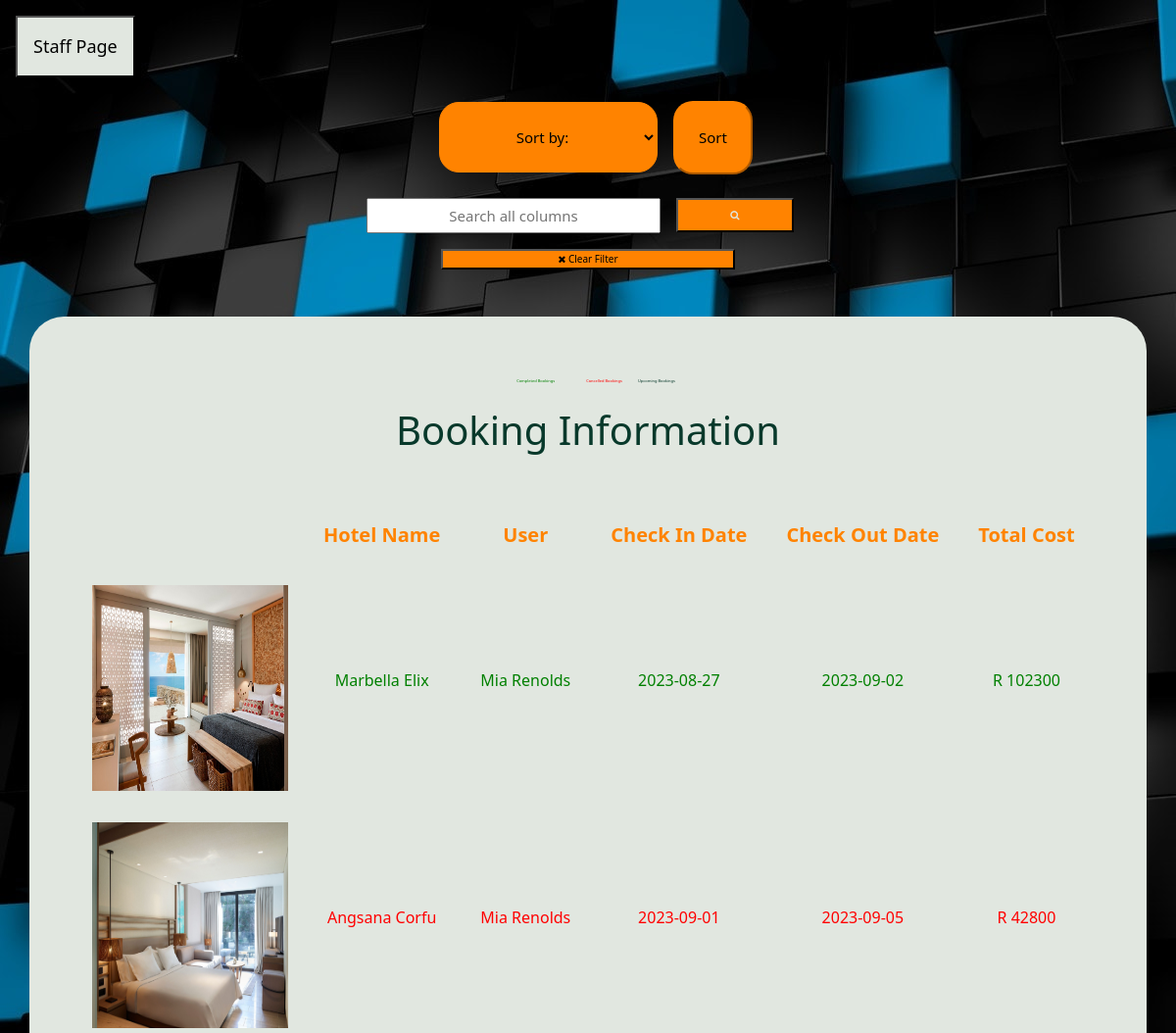
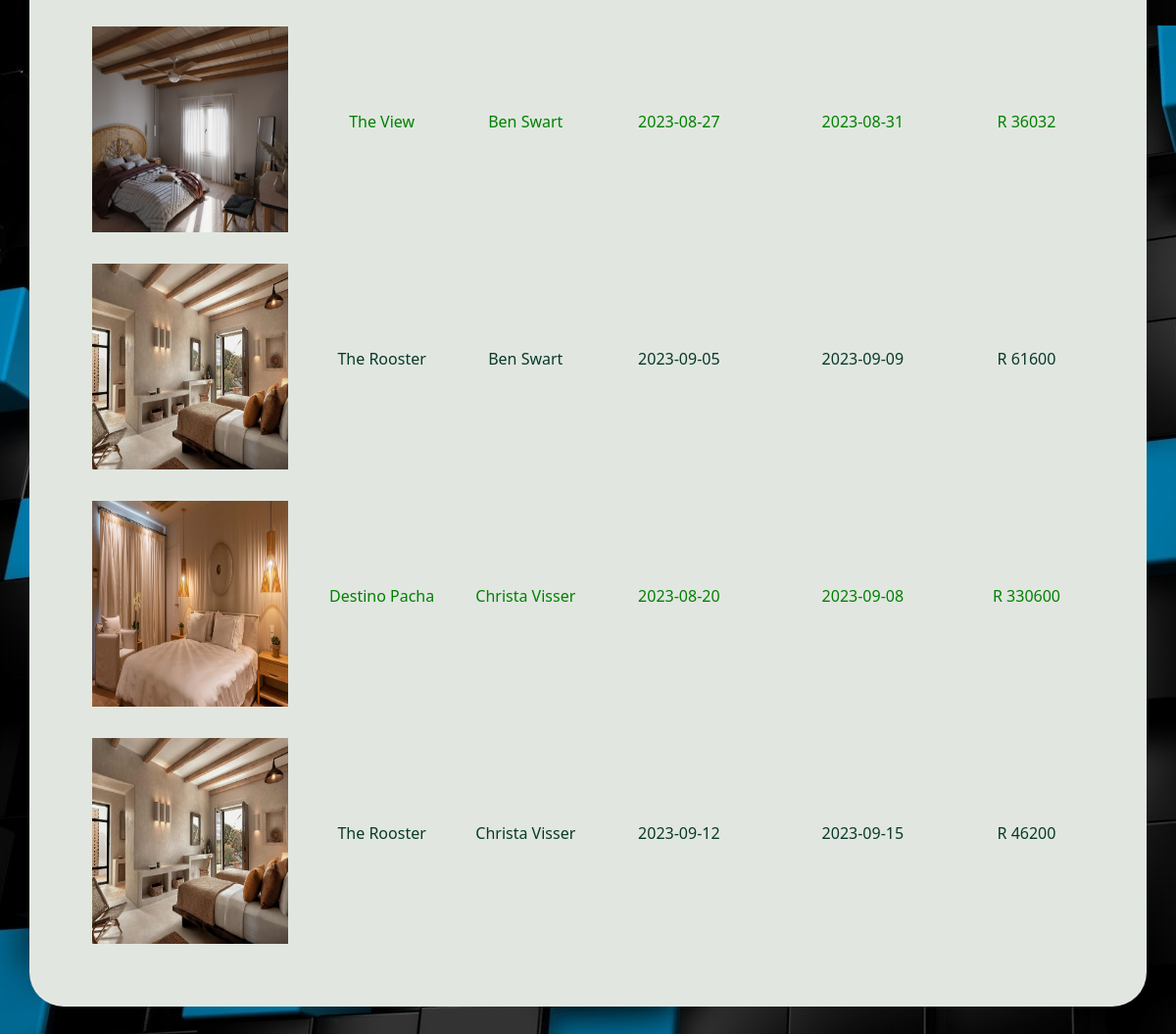
The page /php/staff/viewBooking.php on the database its author committed (2 pictures, top to bottom).
### tables this page shows
CREATE TABLE `hotels` (
  `hotel_id` int(11) NOT NULL,
  `name` varchar(255) NOT NULL,
  `pricePerNight` int(11) NOT NULL,
  `thumbnail` longblob NOT NULL,
  `features` text NOT NULL,
  `type` varchar(255) NOT NULL,
  `beds` int(25) NOT NULL,
  `rating` int(25) NOT NULL,
  `address` varchar(255) NOT NULL
);

CREATE TABLE `users` (
  `user_id` int(11) NOT NULL,
  `username` varchar(255) NOT NULL,
  `fullname` varchar(255) NOT NULL,
  `address` varchar(255) NOT NULL,
  `password` varchar(30) NOT NULL,
  `email` varchar(255) NOT NULL,
  `phoneNumber` varchar(25) NOT NULL
);

CREATE TABLE `booking` (
  `bookingNo` int(11) NOT NULL,
  `user_id` int(11) DEFAULT NULL,
  `hotel_id` int(11) DEFAULT NULL,
  `checkInDate` date DEFAULT NULL,
  `checkOutDate` date DEFAULT NULL,
  `totalCost` int(11) DEFAULT NULL,
  `cancelled` tinyint(1) DEFAULT NULL,
  `completed` tinyint(1) DEFAULT NULL,
  `bookingDate` date DEFAULT NULL
);

### php/functions.php (the view, shortened to what this page needs)
<?php
function db_connect()
{
    $mysqli = mysqli_init();
    return $mysqli;
}
function staffViewBookings()
{
    $mysqli = db_connect();
    if (isset($_POST['sortUserButton']) || isset($_POST['search'])) {
        $sortOption = $_POST['sortUsers'];
        $searching = $_POST['search'];
        if ($sortOption === 'sortUsersA-daysA') {
            $query = "SELECT b.*, u.fullname, h.name, h.thumbnail, h.address
            FROM booking b
            INNER JOIN users u ON b.user_id = u.user_id
            INNER JOIN hotels h ON b.hotel_id = h.hotel_id
            ORDER BY DATEDIFF(checkOutDate, checkInDate) DESC";
        } elseif ($sortOption === 'sortUsersA-daysD') {
            $query = "SELECT b.*, u.fullname, h.name, h.thumbnail, h.address
            FROM booking b
            INNER JOIN users u ON b.user_id = u.user_id
            INNER JOIN hotels h ON b.hotel_id = h.hotel_id
            ORDER BY DATEDIFF(checkOutDate, checkInDate)";
        } elseif ($sortOption === 'sortUsersA-totalCostA') {
            $query = "SELECT b.*, u.fullname, h.name, h.thumbnail, h.address
            FROM booking b
            INNER JOIN users u ON b.user_id = u.user_id
            INNER JOIN hotels h ON b.hotel_id = h.hotel_id
            ORDER BY totalCost";
        } elseif ($sortOption === 'sortUsersA-totalCostD') {
            $query = "SELECT b.*, u.fullname, h.name, h.thumbnail, h.address
            FROM booking b
            INNER JOIN users u ON b.user_id = u.user_id
            INNER JOIN hotels h ON b.hotel_id = h.hotel_id
            ORDER BY totalCost DESC";
        } elseif ($sortOption === 'sortUsersA-bookingsD') {
            $query = "SELECT b.*, u.fullname, h.name, h.thumbnail, h.address
            FROM booking b
            INNER JOIN users u ON b.user_id = u.user_id
            INNER JOIN hotels h ON b.hotel_id = h.hotel_id
            ORDER BY bookingNo DESC";
        } elseif ($sortOption === 'sortUsersA-bookings') {
            $query = "SELECT b.*, u.fullname, h.name, h.thumbnail, h.address
            FROM booking b
            INNER JOIN users u ON b.user_id = u.user_id
            INNER JOIN hotels h ON b.hotel_id = h.hotel_id
            ORDER BY bookingNo";
        } elseif ($sortOption === 'cancelledBookings') {
            $query = "SELECT b.*, u.fullname, h.name, h.thumbnail, h.address
            FROM booking b
            INNER JOIN users u ON b.user_id = u.user_id
            INNER JOIN hotels h ON b.hotel_id = h.hotel_id
            WHERE cancelled = 1";
        } elseif ($sortOption === 'completedBookings') {
            $query = "SELECT b.*, u.fullname, h.name, h.thumbnail, h.address
            FROM booking b
            INNER JOIN users u ON b.user_id = u.user_id
            INNER JOIN hotels h ON b.hotel_id = h.hotel_id
            WHERE completed = 1";
        } else {
            $query = "SELECT b.*, u.fullname, h.name, h.thumbnail, h.address
            FROM booking b
            INNER JOIN users u ON b.user_id = u.user_id
            INNER JOIN hotels h ON b.hotel_id = h.hotel_id
            WHERE h.name LIKE '%$searching%'
            OR u.fullname LIKE '%$searching%'
            OR b.checkInDate LIKE '%$searching%'
            OR b.checkOutDate LIKE '%$searching%'
            OR b.totalCost LIKE '%$searching%'
            OR b.bookingNo LIKE '%$searching%'";
        }
    } elseif (isset($_POST['clearFilterButton'])) {
        $query = "SELECT * FROM hotels";
    } else {
        $query = "SELECT b.*, u.fullname, h.name, h.thumbnail, h.address
        FROM booking b
        INNER JOIN users u ON b.user_id = u.user_id
        INNER JOIN hotels h ON b.hotel_id = h.hotel_id";
    }
    $result = mysqli_query($mysqli, $query);
    if (mysqli_num_rows($result) > 0) {
        $heading = <<<DELIMITER
                            <table>
                            <h2 class="mb-5"> Booking Information </h2>
                            <tr>
                            <th> </th>
                            <th> Hotel Name </th>
                            <th> User </th>
                            <th> Check In Date </th>
                            <th> Check Out Date </th>
                            <th> Total Cost</th>
                            </tr>
                        DELIMITER;
        $rows = '';
        while ($row = mysqli_fetch_assoc($result)) {
            $completedClass = $row['completed'] ? 'completed' : '';
            $cancelledClass = $row['cancelled'] ? 'cancelled' : '';
            $rowHTML = <<<DELIMITER
                            <tr>
                                <td class="p-3"><img src="../../static/img/{$row['thumbnail']}" alt="Hotel Image" class="bookCover"></td>
                                <td class="p-3"> <p class="$completedClass $cancelledClass"> {$row['name']} </p> </td>
                                <td class="p-3"> <p class="$completedClass $cancelledClass"> {$row['fullname']} </p> </td>
                                <td class="p-3"> <p class="$completedClass $cancelledClass"> {$row['checkInDate']} </p> </td>
                                <td class="p-3"> <p class="$completedClass $cancelledClass"> {$row['checkOutDate']} </p> </td>
                                <td class="p-3"> <p class="$completedClass $cancelledClass"> R {$row['totalCost']} </p> </td>
                            </tr>
                            DELIMITER;
            $rows .= $rowHTML;
        }
        $table = <<<DELIMITER
                        {$heading}
                        {$rows}
                        </table>
                        DELIMITER;
        echo $table;
    } else {
        echo 'No bookings found.';
    }
}
?>

### static/css/staff.css (style rules this page uses)
body { background-image: url('../../static/img/background_3D.jpg'); }
h2 { font-size: 50px; text-align: center; color: #08392B; }
p { font-size: 20px; text-align: center; color: #08392B; }
th { text-align: center; font-size: 30px; color: #FF8300; padding: 20px; }
.bookCover { width: 200px; height: 210px; }
.completed { color: green; }
.cancelled { color: red; }
@media only screen and (min-width: 1025px) and (max-width: 1200px) { h2 { font-size: 40px; } }
@media only screen and (min-width: 1025px) and (max-width: 1200px) { p { font-size: 16px; } }
@media only screen and (min-width: 1025px) and (max-width: 1200px) { th { font-size: 20px; } }
@media only screen and (min-width: 1025px) and (max-width: 1200px) { .bookCover { width: 200px; height: 210px; } }

### rows shown on the page
hotels: thumbnail (picture), name "Marbella Elix"
users: fullname "Mia Renolds Mia Renolds"
booking: checkInDate "2023-08-27", checkOutDate "2023-09-02", totalCost "102300"
hotels: thumbnail (picture), name "Angsana Corfu"
booking: checkInDate "2023-09-01", checkOutDate "2023-09-05", totalCost "42800"
hotels: thumbnail (picture), name "The View"
users: fullname "Ben Swart Ben Swart"
booking: checkInDate "2023-08-27", checkOutDate "2023-08-31", totalCost "36032"
hotels: thumbnail (picture), name "The Rooster The Rooster"
booking: checkInDate "2023-09-05", checkOutDate "2023-09-09", totalCost "61600"
hotels: thumbnail (picture), name "Destino Pacha"
users: fullname "Christa Visser Christa Visser"
booking: checkInDate "2023-08-20", checkOutDate "2023-09-08", totalCost "330600"
booking: checkInDate "2023-09-12", checkOutDate "2023-09-15", totalCost "46200"
